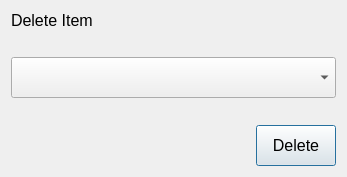
<?xml version="1.0" encoding="UTF-8"?>
<ui version="4.0">
 <class>Delete</class>
 <widget class="QDialog" name="Delete">
  <property name="geometry">
   <rect>
    <x>0</x>
    <y>0</y>
    <width>347</width>
    <height>177</height>
   </rect>
  </property>
  <property name="windowTitle">
   <string>Dialog</string>
  </property>
  <layout class="QVBoxLayout" name="verticalLayout">
   <item>
    <widget class="QLabel" name="label">
     <property name="minimumSize">
      <size>
       <width>0</width>
       <height>0</height>
      </size>
     </property>
     <property name="font">
      <font>
       <pointsize>12</pointsize>
      </font>
     </property>
     <property name="text">
      <string>Delete Item</string>
     </property>
    </widget>
   </item>
   <item>
    <spacer name="verticalSpacer_2">
     <property name="orientation">
      <enum>Qt::Orientation::Vertical</enum>
     </property>
     <property name="sizeHint" stdset="0">
      <size>
       <width>20</width>
       <height>20</height>
      </size>
     </property>
    </spacer>
   </item>
   <item>
    <widget class="QComboBox" name="deleteDD">
     <property name="minimumSize">
      <size>
       <width>0</width>
       <height>41</height>
      </size>
     </property>
     <property name="font">
      <font>
       <pointsize>12</pointsize>
      </font>
     </property>
     <property name="placeholderText">
      <string>Choose</string>
     </property>
    </widget>
   </item>
   <item>
    <spacer name="verticalSpacer">
     <property name="orientation">
      <enum>Qt::Orientation::Vertical</enum>
     </property>
     <property name="sizeHint" stdset="0">
      <size>
       <width>20</width>
       <height>20</height>
      </size>
     </property>
    </spacer>
   </item>
   <item>
    <layout class="QHBoxLayout" name="horizontalLayout">
     <item>
      <spacer name="horizontalSpacer">
       <property name="orientation">
        <enum>Qt::Orientation::Horizontal</enum>
       </property>
       <property name="sizeHint" stdset="0">
        <size>
         <width>40</width>
         <height>20</height>
        </size>
       </property>
      </spacer>
     </item>
     <item>
      <widget class="QPushButton" name="deleteItemButton">
       <property name="minimumSize">
        <size>
         <width>0</width>
         <height>41</height>
        </size>
       </property>
       <property name="font">
        <font>
         <pointsize>12</pointsize>
        </font>
       </property>
       <property name="cursor">
        <cursorShape>PointingHandCursor</cursorShape>
       </property>
       <property name="text">
        <string>Delete</string>
       </property>
      </widget>
     </item>
    </layout>
   </item>
  </layout>
 </widget>
 <resources/>
 <connections/>
</ui>
